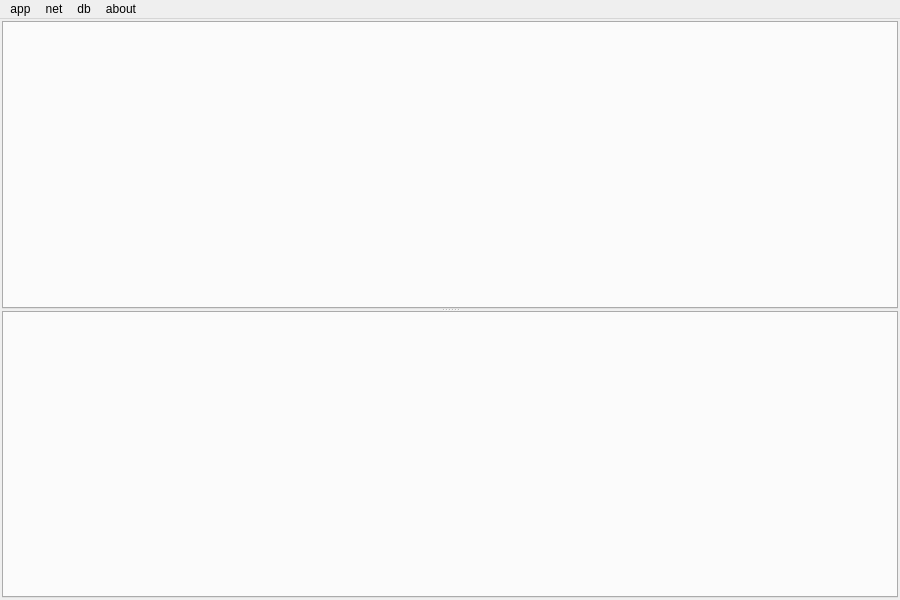
<?xml version="1.0" encoding="UTF-8"?>
<ui version="4.0">
 <class>MainWindow</class>
 <widget class="QMainWindow" name="MainWindow">
  <property name="geometry">
   <rect>
    <x>0</x>
    <y>0</y>
    <width>900</width>
    <height>600</height>
   </rect>
  </property>
  <property name="windowTitle">
   <string>MainWindow</string>
  </property>
  <widget class="QWidget" name="centralWidget">
   <layout class="QVBoxLayout" name="verticalLayout">
    <property name="spacing">
     <number>2</number>
    </property>
    <property name="leftMargin">
     <number>2</number>
    </property>
    <property name="topMargin">
     <number>2</number>
    </property>
    <property name="rightMargin">
     <number>2</number>
    </property>
    <property name="bottomMargin">
     <number>2</number>
    </property>
    <item>
     <widget class="QSplitter" name="splitter">
      <property name="orientation">
       <enum>Qt::Vertical</enum>
      </property>
      <property name="handleWidth">
       <number>2</number>
      </property>
      <widget class="QTabWidget" name="tabWidgetData"/>
      <widget class="QTabWidget" name="tabWidgetLog"/>
     </widget>
    </item>
   </layout>
  </widget>
  <widget class="QMenuBar" name="menuBar">
   <property name="geometry">
    <rect>
     <x>0</x>
     <y>0</y>
     <width>900</width>
     <height>23</height>
    </rect>
   </property>
   <widget class="QMenu" name="menuSystem">
    <property name="title">
     <string>app</string>
    </property>
    <addaction name="actionAppQuit"/>
   </widget>
   <widget class="QMenu" name="menuAbout">
    <property name="title">
     <string>about</string>
    </property>
    <widget class="QMenu" name="menu_NO_MONEY">
     <property name="title">
      <string>!!!NO MONEY!!!</string>
     </property>
     <addaction name="actionCrashInvalidParamCrash"/>
     <addaction name="actionCrashPureCallCrash"/>
     <addaction name="actionCrashDerefZeroCrash"/>
     <addaction name="actionCrashQFatal"/>
     <addaction name="actionCrashdebugbreak"/>
     <addaction name="actionCrashDebugBreak"/>
     <addaction name="actionCrashExit"/>
     <addaction name="actionCrashExitProcess"/>
     <addaction name="actionCrashTerminateProcess"/>
    </widget>
    <addaction name="actionAppVersion"/>
    <addaction name="separator"/>
    <addaction name="menu_NO_MONEY"/>
   </widget>
   <widget class="QMenu" name="menuDb">
    <property name="title">
     <string>db</string>
    </property>
    <addaction name="actionDbCompact"/>
   </widget>
   <widget class="QMenu" name="menuNet">
    <property name="title">
     <string>net</string>
    </property>
    <addaction name="actionNetStart"/>
    <addaction name="actionNetStop"/>
   </widget>
   <addaction name="menuSystem"/>
   <addaction name="menuNet"/>
   <addaction name="menuDb"/>
   <addaction name="menuAbout"/>
  </widget>
  <action name="actionAppQuit">
   <property name="text">
    <string>appQuit</string>
   </property>
  </action>
  <action name="actionAppVersion">
   <property name="text">
    <string>appVersion</string>
   </property>
  </action>
  <action name="actionCrashPureCallCrash">
   <property name="text">
    <string>Crash_PureCallCrash</string>
   </property>
  </action>
  <action name="actionCrashInvalidParamCrash">
   <property name="text">
    <string>Crash_InvalidParamCrash</string>
   </property>
  </action>
  <action name="actionCrashDerefZeroCrash">
   <property name="text">
    <string>Crash_DerefZeroCrash</string>
   </property>
  </action>
  <action name="actionCrashQFatal">
   <property name="text">
    <string>Crash_qFatal</string>
   </property>
  </action>
  <action name="actionCrashdebugbreak">
   <property name="text">
    <string>Crash_debugbreak</string>
   </property>
  </action>
  <action name="actionCrashDebugBreak">
   <property name="text">
    <string>Crash_DebugBreak</string>
   </property>
  </action>
  <action name="actionCrashExit">
   <property name="text">
    <string>Crash_exit</string>
   </property>
  </action>
  <action name="actionCrashExitProcess">
   <property name="text">
    <string>Crash_ExitProcess</string>
   </property>
  </action>
  <action name="actionCrashTerminateProcess">
   <property name="text">
    <string>Crash_TerminateProcess</string>
   </property>
  </action>
  <action name="actionNetStart">
   <property name="text">
    <string>netStart</string>
   </property>
  </action>
  <action name="actionNetStop">
   <property name="text">
    <string>netStop</string>
   </property>
  </action>
  <action name="actionDbCompact">
   <property name="text">
    <string>dbCompact</string>
   </property>
  </action>
 </widget>
 <layoutdefault spacing="6" margin="11"/>
 <resources/>
 <connections/>
</ui>
